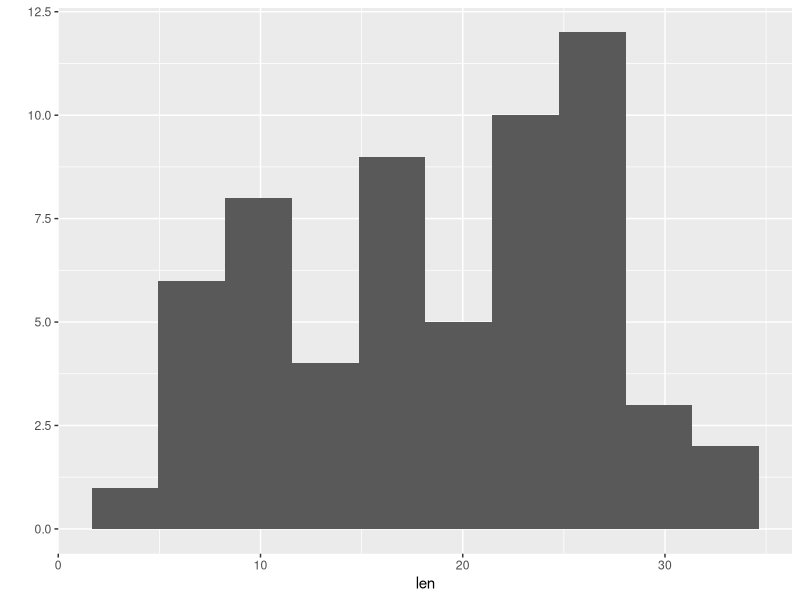
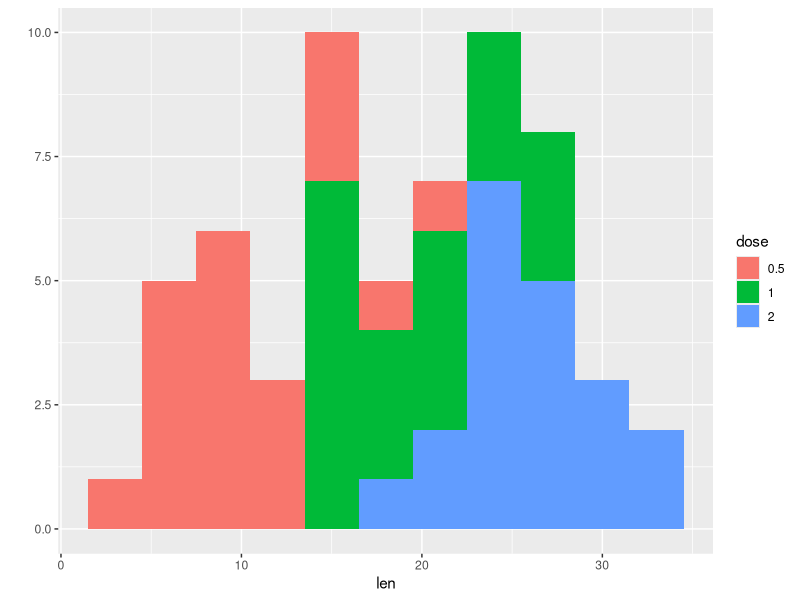
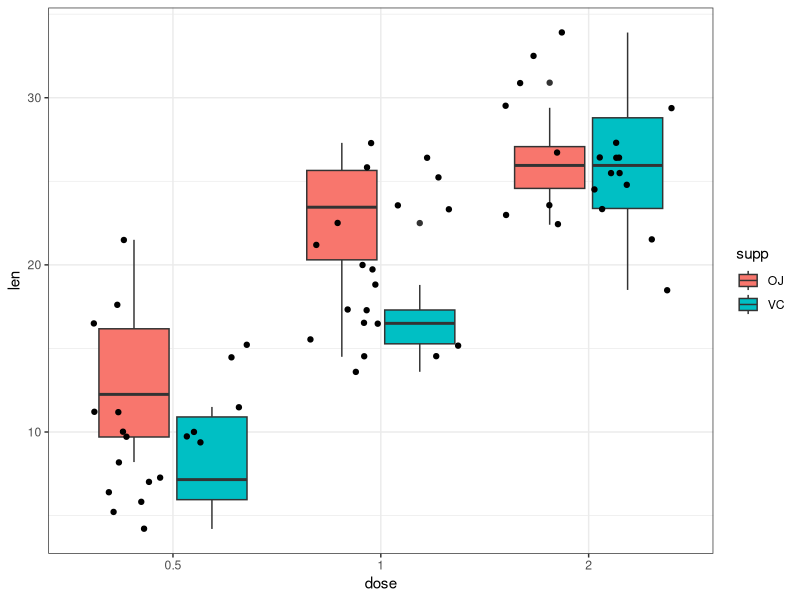

Reproduce these figures in R, in order.

# Análises de Variância - ANOVA -------------------------------------------------------------------------------------------------------
# Autoria do script: Jeanne Franco ---------------------------------------------------------------------------------------------------------
# Data do script: 08/05/22 -----------------------------------------------------------------------------------------------------------------
# Referência: Curso Udemy ------------------------------------------------------------------------------------------------------------------

# ANOVA One Way - Unilateral ---------------------------------------------------------------------------------------------------------------

### Extensão do teste T de amostras independentes.

# Carregar pacote --------------------------------------------------------------------------------------------------------------------------

library(tidyverse)

# Carregar dados ---------------------------------------------------------------------------------------------------------------------------

dente <- ToothGrowth
dente$dose <- factor(dente$dose)

# Análise da distribuição dos dados --------------------------------------------------------------------------------------------------------

### Histogramas

qplot(x = len, data = dente, bins = 10) 
qplot(x = len, fill = dose, data = dente, binwidth = 3) 

# ANOVA One Way ----------------------------------------------------------------------------------------------------------------------------

a1 <- aov(len ~ dose, data = dente) # Modelo
summary(a1) # Resultado

TukeyHSD(a1) # Teste post hoc - Comparação entre grupos

pairwise.t.test(dente$len, dente$dose) # Vários teste t pareados

# ANOVA Two Way - Dois fatores -------------------------------------------------------------------------------------------------------------

### Análise de dois grupos - Suplemento e dose

ggplot(dente) +
  geom_boxplot(aes(x = dose, y = len, fill = supp)) +
  geom_jitter(aes(x = dose, y = len, group = supp)) +
  theme_bw()

a2 <- aov(len ~ dose + supp, data = dente) # Diferença entre grupos
summary(a2)

a3 <- aov(len ~ dose * supp, data = dente) # Diferença e interação entre grupos
summary(a3)

a4 <- aov(len ~ dose:supp, data = dente) # Somente interação entre grupos
summary(a4)
